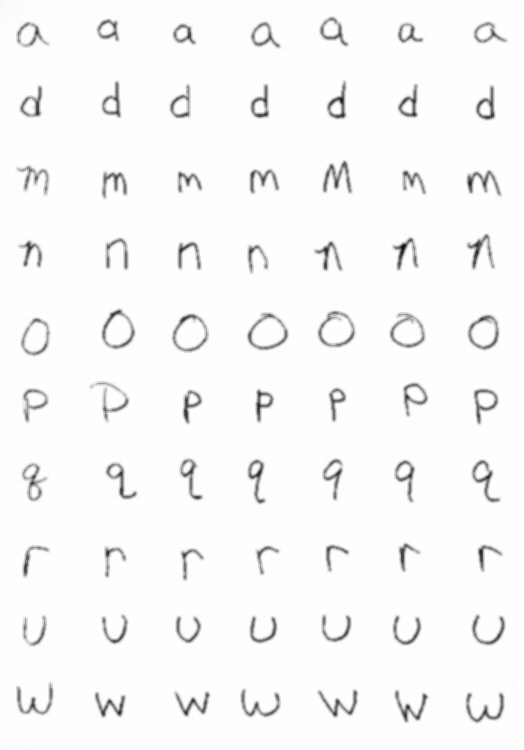
%> input picture test.jpg, 525 x 750 px
$ octave testimage.m   (GNU Octave 9; MATLAB toolbox functions it lacks are replaced by stand-ins)
%> lines starting %> are read from the running program, lines starting %| are printed output that depends on the picture; in (x1, y1, x2, y2) boxes, pixels count from 0 and x2, y2 are one past the last pixel; in counts of white or black regions, pixels touching at a corner belong together; the program's own positions count from 1
%> further down, testIm is the input picture: size 750x525 uint8; min 12, max 255, mean 247.7
### toBinary.m
% Reading the original image and turn it into a binary image using
% thresholding
function im_out=toBinary(im)
h = imhist(im);
%> h = 256 values, max 291892 at index 255, min 0 at index 1, mean 1538.1
%figure(2);
%plot(h(1:255));
%title('Intensity Histogram');

% Get the binary image from the gray scale image
th = 235;
im2 = im;
% the character color value is 1
im2(im<th) = 1;
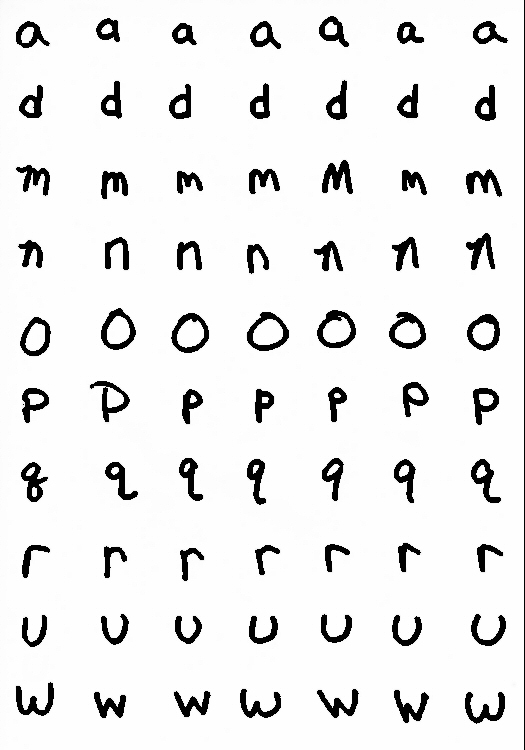
%> im2: size 750x525 uint8; 7.45% of pixels changed, all inside (x1, y1, x2, y2) = (16, 0, 525, 750)
% the background color value is 0
im2(im>=th) = 0;
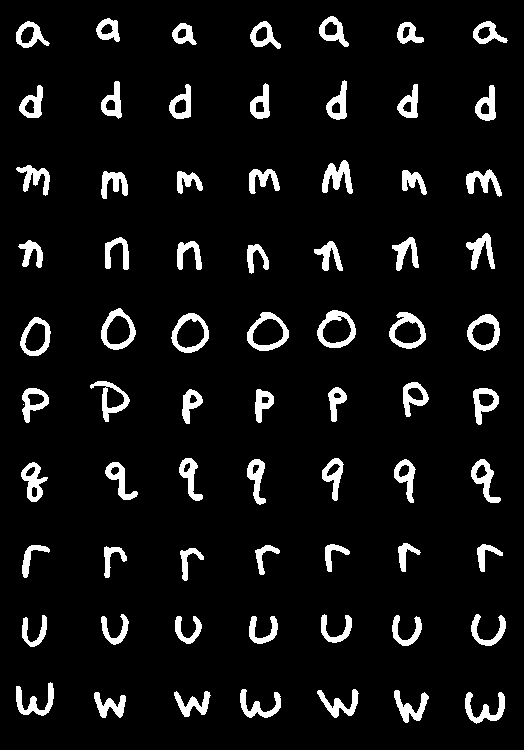
%> im2: size 750x525 uint8; values 0 (black) and 1 (white), 7.4% white; 72 white regions (1 under 20 px), largest, box (x1, y1, x2, y2) and area: (524, 0, 525, 750) 750, (317, 310, 356, 348) 585, (247, 312, 289, 351) 576
im_out = im2;
end

### BoundingBox.m
% BoundingBox.m
% This function returns the boundingbox of each connected component
% Input-binary image im2
%      -image matrix L with connected component labeled
% Output-the Features matrix of this binary image im2
function [y,Box] = BoundingBox(im2, L)
Nc = max(max(L));
figure();
imagesc(L);
hold on;
Features = [];
Box = zeros(Nc,4);
counter=1;
for i=1:Nc;
    [r,c] = find(L == i);
    maxr = max(r);
    minr = min(r);
    maxc = max(c);
    minc = min(c);
    size = (maxr - minr)*(maxc - minc);
    if (size > 100)
        Cim = im2(minr-1:maxr+1, minc-1:maxc+1);
        Box(counter,:) = [minr-1,maxr+1,minc-1,maxc+1];
        counter = counter + 1;
        [centroid, theta, roundness, inmo] = moments(Cim, 1);
        Features = [Features; centroid, theta, roundness, inmo];
        rectangle('Position',[minc, minr, maxc-minc+1, maxr-minr+1], 'EdgeColor','w');
    end
end
hold off;
y = Features;

### ReadBinarizeExtractFeatures.m
% this function takes a grey scale image matrix as input and returns
% the feature matrix of a binary image
% k = 1, the connected component image will show up
% k = 0, the connected component image will not show up
function [features,Box] = ReadBinarizeExtractFeatures(im2, k)

% Find connnected components
L = bwlabel(im2);
if k == 1
figure();
imagesc(L);
title('Connected Component');
end

[features,Box] = BoundingBox(im2, L);
end

### testimage.m
% about the processing of testing image
% Now compute the features of test image
testIm = imread('test.jpg');
% get the binary image of the test image
testIm2 = toBinary(testIm);

% find out the size of test image and the h to partition each character
tsize = size(testIm2);
%> tsize = [750 525]
height = tsize(1);
%> height = 750
h = height/10;
%> h = 75
testCounter = zeros(70,1);
% Find connnected components
for i=1:10
    temp =testIm2((i-1)*h+1:i*h,:);
    testFeatures((i-1)*7+1:i*7,:) = ReadBinarizeExtractFeatures(temp,0);
    testCounter((i-1)*7+1:i*7) = i;
end
%> this loop made 10 passes
%> pass 1, `testFeatures((i-1)*7+1:i*7,:) = ReadBinarizeExtractFeatures(temp,0);`:
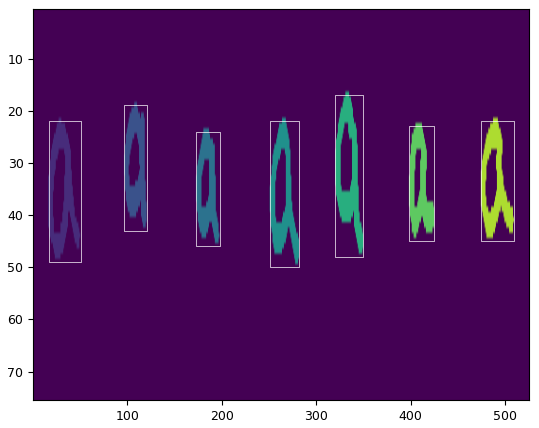
%> figure redrawn from the program's plot data
%> pass 2, `testFeatures((i-1)*7+1:i*7,:) = ReadBinarizeExtractFeatures(temp,0);`:
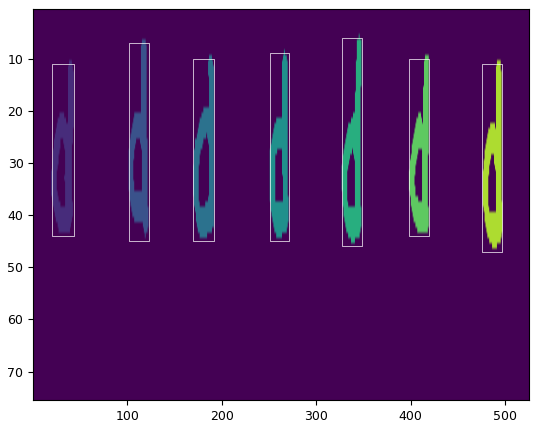
%> figure redrawn from the program's plot data
%> after the loop, testCounter = 70 values from 1 to 10

% Normalize the test features with means and var from the training set
normaltestFeatures = zeros(70,6);
for i=1:6
%> (the run ends here)
